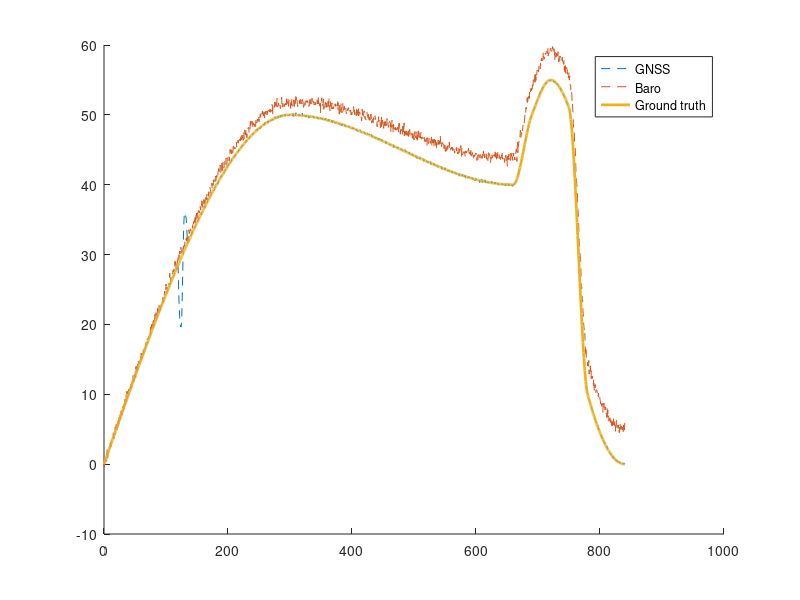

The MATLAB source for this figure:
function [] = main()
    % Trajectory base points
    tt = [0 5 11 11.5 12 12.5 13 14] * 60;
    yy = [0 50 40 50 55 51 10 0];
    [tt, yy] = generate_signal(tt, yy, 0.5);
    dt = tt(2) - tt(1)

    % GNSS
    % Add noise
    gsigma = 0.3;
    gyy = yy + randn(size(yy)) * 0.1;
    % Add sag
    tsag = [0 5 10 15]
    ysag = [0 -10 5 0]
    gyy = merge_signal(gyy, tsag, ysag, 2 * 60, dt)

    % Baro
    % Add noise
    byy = yy + randn(size(yy)) * 0.4;
    % Add drift, 5m
    byy = byy + linspace(0, 5, numel(yy));

    hold on
    plot(tt, gyy, '--')
    plot(tt, byy, '--')
    plot(tt, yy, '-', 'LineWidth', 2)
    legend("GNSS", "Baro", "Ground truth")
    hold off
end

function [tt, yy] = add_noise(tt, yy, var)
end

function [ts, as] = generate_signal(tt, yy, dt)
    % ts: time points
    % aa: altitude
    % tt: time key points
    % yy: altitude key points
    ts = min(tt):dt:max(tt);
    as = interp1(tt, yy, ts, 'pchip');
end

function [yy] = merge_signal(yy, tt2, yy2, tt2_offset, dt)
    % signal 1 - base signal, signal 2 - signal to merge.
    % Will approximate signal 2, and merge
    % tt2 - signal 2's base points
    tt2_pos = (tt2_offset) / dt;
    [tt2, yy2] = generate_signal(tt2, yy2, dt);
    yy(tt2_pos:tt2_pos + numel(yy2) - 1) += yy2;
end
